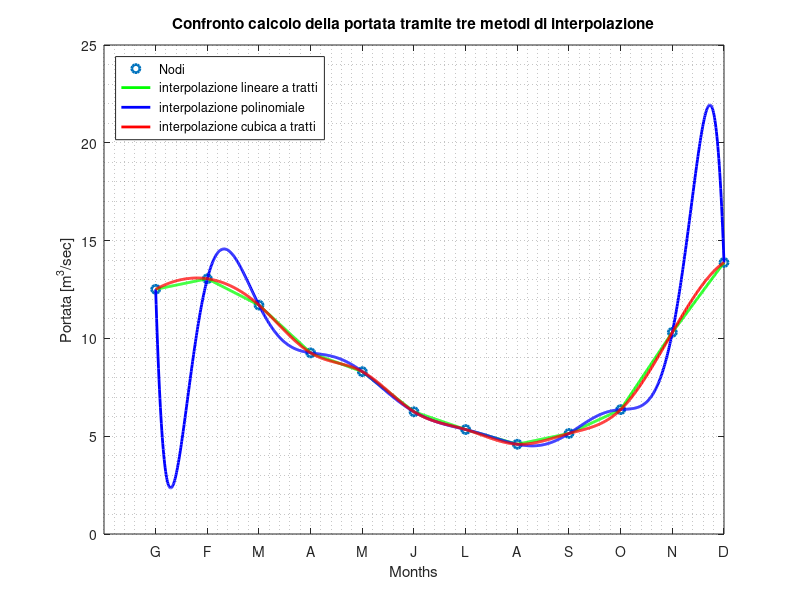

Recreate this plot in MATLAB.
 %months = { 'G','F','M','A','M','J','L','A','S','O','N','D'}
 %set(gca,'XtickLabel',months)
 x=1:12;
 y=[12.51, 13.05, 11.7, 9.26, 8.3, 6.25, 5.34, 4.59, 5.14, 6.36, 10.31, 13.88]


 xx=linspace(1,12,1200);


 % spline lineare  
 % se il campo " metodo " viene omesso di default viene usata
 %  l'interpolazione lineare, ovvero le spline lineari
 
 yyl = interp1(x,y,xx);


 % interpolazione polinomiale
 % comando polifit

 coeff_yyp = polyfit(x,y,11);
 yyp = polyval(coeff_yyp,xx);

 % spline cubica
 
 yyc = interp1(x,y,xx,'spline');

 
 % plotting

 plot(x,y,'linewidth',2,'o',xx,yyl,'linewidth',2,'g',xx,yyp,'linewidth',2,'b',xx,yyc,'linewidth',2,'r');
 grid minor
 set(gca,'Xtick',1:12,'XTickLabel',{ 'G','F','M','A','M','J','L','A','S','O','N','D'})

 ylabel("Portata [m^3/sec]");
 xlabel("Months");
 title("Confronto calcolo della portata tramite tre metodi di interpolazione");

 legend(" Nodi "," interpolazione lineare a tratti "," interpolazione polinomiale "," interpolazione cubica a tratti ",'location','northwest');


